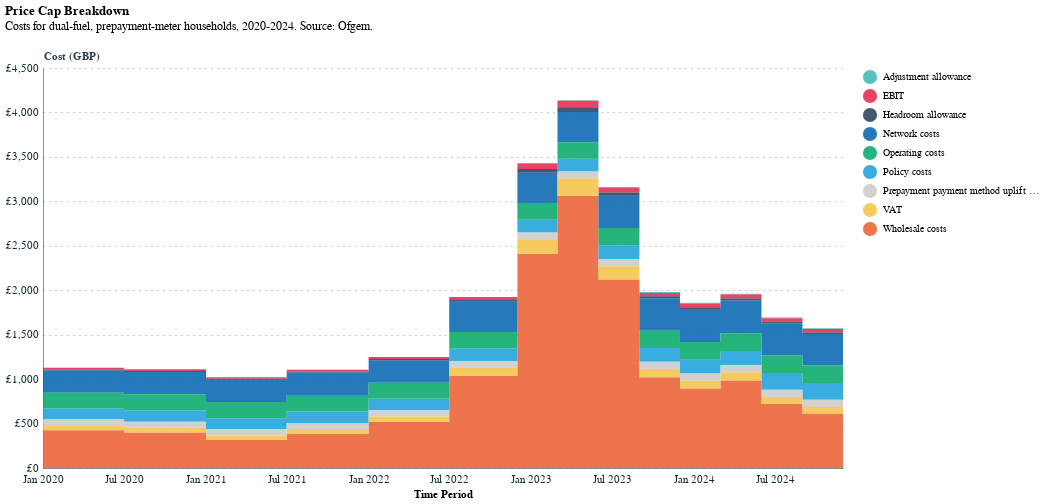

Write notebook code for a chart like this one.
### Code cell
alt.themes.enable('report')

# Define the base chart with the new tooltip and custom color scheme
chart = alt.Chart(
    data,
    title=alt.Title("Price Cap Breakdown",
                                 subtitle=["Costs for dual-fuel, prepayment-meter households, 2020-2024. Source: Ofgem.",""],
                                 anchor = 'start')
).mark_area(
    interpolate='step-after',
    opacity=.85
).encode(
    x=alt.X('Date:T',
            title='Time Period',
            axis=alt.Axis(format='%b %Y', labelAngle=0)),
    y=alt.Y('Value:Q',
            title='Cost (GBP)',
            axis=alt.Axis(
                format='~s',
                labelExpr="'£' + format(datum.value, ',')"
            )),
    color=alt.Color('Cost:N',
                    scale=alt.Scale(
                        range=[
                            "#36B7B4",
                            "#E6224B",
                            "#243B5A",
                            "#0063AF",
                            "#00A767",
                            "#179FDB",
                            "#C9C9C9",
                            "#F4C245",
                            "#EB5C2E"
                        ]
                    ),
                    legend=alt.Legend(
                        orient='right',
                        title=None,
                        symbolSize=200,
                        symbolStrokeWidth=3
                    )),
    tooltip=[
        alt.Tooltip('Cost:N', title='Category'),
        alt.Tooltip('Value:Q', title='Cost (GBP)', format=',')
    ]
)

# Adjust the properties of the chart
chart = chart.properties(
    width=800,
    height=400
)

chart

### Figure 1 — Vega-Lite specification as saved in the notebook (floating-point values rounded to 4 significant figures; data arrays with more than 128 entries replaced by an {"elided": "..."} marker saying what was removed)
{"config": {"font": "Circular Std", "mark": {"line": {"interpolate": "linear"}}, "view": {"stroke": "transparent", "width": 400, "height": 300}, "range": {"category": ["#179fdb", "#e6224b", "#f4c245", "#122b39", "#eb5c2e", "#36b7b4"], "diverging": ["#E6224B", "#E54753", "#C9C9C9", "#179FDB", "#122B39"], "heatmap": ["#C9C9C9", "#179FDB", "#0063AF", "#122B39"], "ordinal": ["#00A767", "#36B7B4", "#179FDB", "#0063AF", "#243B5A"]}, "axisX": {"labelColor": "#122b39", "tickColor": "#122b39", "domainColor": "#122b39", "domainOpacity": 0.5, "gridOpacity": 0, "labelFont": "Circular Std", "labelAngle": 0, "labelAlign": "center", "labelFontSize": 11, "labelPadding": 5, "tickCount": 10, "tickSize": 0, "title": ""}, "axisY": {"labelColor": "#122b39", "labelFont": "Circular Std", "tickColor": "#122b39", "domainColor": "#122b39", "gridColor": "#122b39", "gridDash": [1, 5], "gridOpacity": 0.5, "labelPadding": 5, "labelFontSize": 11, "domainOpacity": 0.5, "tickSize": 0, "title": null, "titleAlign": "left", "titleAngle": 0, "titleBaseline": "bottom", "titleColor": "#122b39", "titleOpacity": 0.9, "titleX": 0, "titleY": -7}}, "data": {"name": "data-999469b96e4ee34fd927fff90643392e"}, "mark": {"type": "area", "interpolate": "step-after", "opacity": 0.85}, "encoding": {"color": {"field": "Cost", "legend": {"orient": "right", "symbolSize": 200, "symbolStrokeWidth": 3, "title": null}, "scale": {"range": ["#36B7B4", "#E6224B", "#243B5A", "#0063AF", "#00A767", "#179FDB", "#C9C9C9", "#F4C245", "#EB5C2E"]}, "type": "nominal"}, "tooltip": [{"field": "Cost", "title": "Category", "type": "nominal"}, {"field": "Value", "format": ",", "title": "Cost (GBP)", "type": "quantitative"}], "x": {"axis": {"format": "%b %Y", "labelAngle": 0}, "field": "Date", "title": "Time Period", "type": "temporal"}, "y": {"axis": {"format": "~s", "labelExpr": "'£' + format(datum.value, ',')"}, "field": "Value", "title": "Cost (GBP)", "type": "quantitative"}}, "height": 400, "title": {"text": "Price Cap Breakdown", "anchor": "start", "subtitle": ["Costs for dual-fuel, prepayment-meter households, 2020-2024. Source: Ofgem.", ""]}, "width": 800, "$schema": "https://vega.github.io/schema/vega-lite/v5.16.3.json", "datasets": {"data-999469b96e4ee34fd927fff90643392e": {"elided": "135 records"}}}
